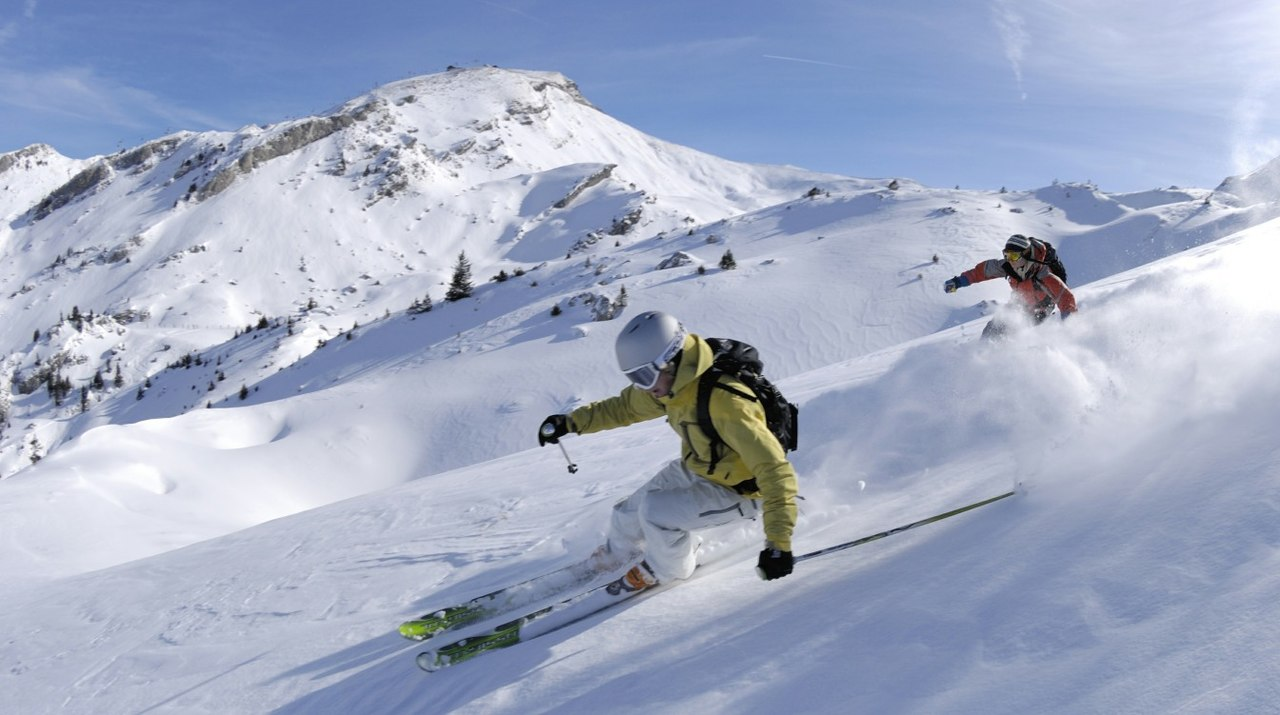
#> input picture data/ski.jpg, 1280 x 715 px
$ python tp_image_oo.py
#> lines starting #> are read from the running program, lines starting #| are printed output that depends on the picture
from PIL import Image
import numpy as np


class MyImage:

    def __init__(self):
        self.array = None

    def load(self, path):
#> called with path = 'data/ski.jpg'
        im = Image.open(path)
#> im is the input picture: PIL image 1280x715 RGB; mean R, G, B 160.5, 170.8, 195
        self.array = np.asarray(im).astype(np.float64)

    def save(self, path):
        dest = Image.fromarray(self.array.astype(np.uint8)).convert("RGB")
        dest.save(path)

    def show(self):
        dest = Image.fromarray(self.array.astype(np.uint8)).convert("RGB")
        dest.show()

    def get_chanel(self, num):
#> called with num = 2
        self.array = self.array[:,:,num]
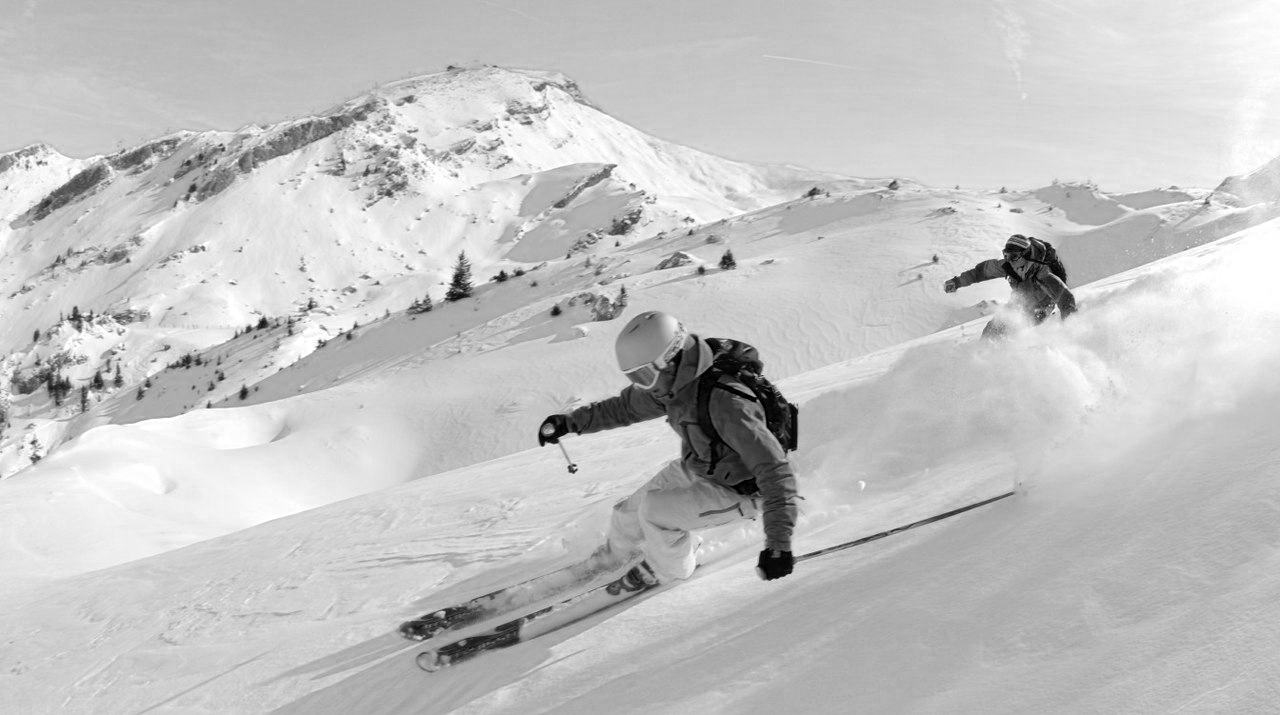
#> self.array: shape (715, 1280) float64; min 0, max 255, mean 195

    def transpose(self):
        self.array = self.array.T

    def crop(self, north, south, east, west):
#> called with north = 100, south = 200, east = 300, west = 400
        self.array = self.array[north:-south,west:-east]
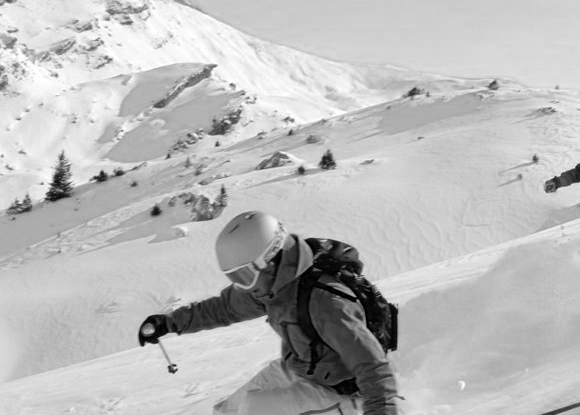
#> self.array: shape (415, 580) float64; min 0, max 255, mean 186.5

    def lum(self):
        return np.mean(self.array)

    def contrast(self):
        return np.std(self.array)

    def auto_lum(self):
        self.array = np.clip(self.array + 127.5 - self.lum(), 0, 255)

    def auto_lum_contrast(self):
        self.array = ((self.array - self.lum()) / self.contrast()) * (255 / 4) + 127.5
        self.array = np.clip(self.array, 0, 255)
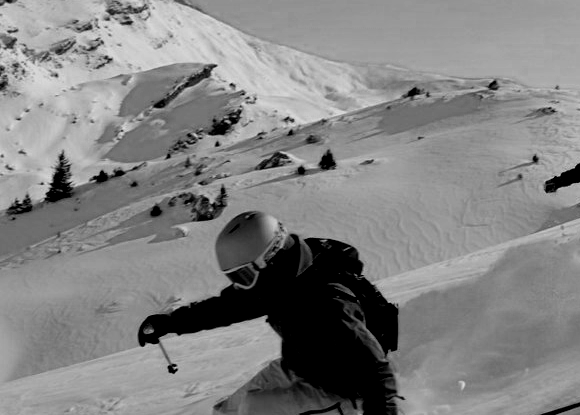
#> self.array: shape (415, 580) float64; min 0, max 215, mean 131.8

    def reduce(self, factor: int):
#> called with factor = 2
        self.array = self.array[::factor, ::factor]
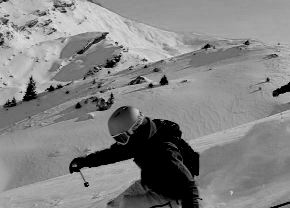
#> self.array: shape (208, 290) float64; min 0, max 215, mean 131.8

if __name__ == '__main__':
    image = MyImage()
    image.load("data/ski.jpg")
    image.get_chanel(2)
    # image.transpose()
    image.crop(100,200,300,400)
    print(image.lum())
    image.auto_lum_contrast()
    image.reduce(2)
    image.save("data/out.jpg")
    image.show()
